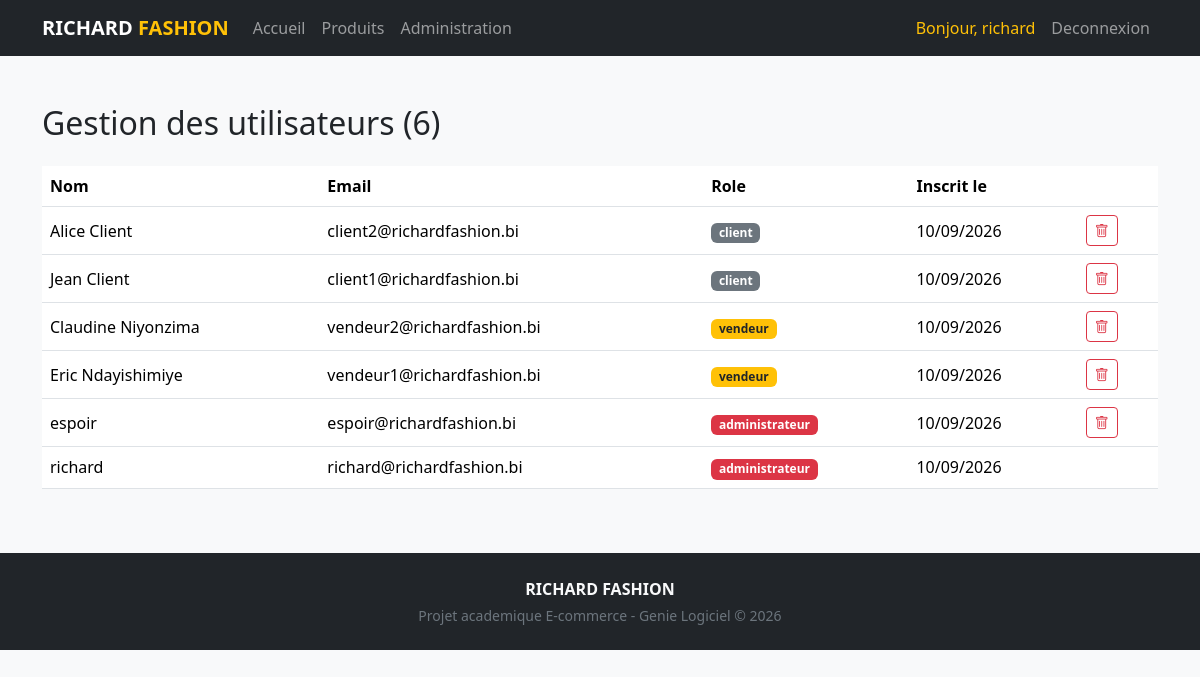
Page /admin/utilisateurs.php (signed in) on the committed database.
### tables this page shows
CREATE TABLE utilisateurs (
    id INT AUTO_INCREMENT PRIMARY KEY,
    nom VARCHAR(100) NOT NULL,
    email VARCHAR(150) NOT NULL UNIQUE,
    mot_de_passe VARCHAR(255) NOT NULL,
    telephone VARCHAR(30),
    adresse VARCHAR(255),
    role ENUM('client','vendeur','administrateur') NOT NULL DEFAULT 'client',
    date_inscription DATETIME DEFAULT CURRENT_TIMESTAMP
);

### includes/auth.php (called while the page is built, shortened)
<?php
function estConnecte(): bool {
    return isset($_SESSION['user_id']);
}
function utilisateurCourant(): ?array {
    return [
        'id'   => $_SESSION['user_id'],
        'nom'  => $_SESSION['user_nom'],
        'role' => $_SESSION['user_role'],
    ];
}

### admin/utilisateurs.php (the view, shortened to what this page needs)
<?php
require_once __DIR__ . '/../includes/auth.php';
$pdo = getConnexion();
$utilisateurs = $pdo->query("SELECT * FROM utilisateurs ORDER BY role, nom")->fetchAll();
require_once __DIR__ . '/../includes/header.php';
?>
<div class="container my-5">
  <h2 class="mb-4">Gestion des utilisateurs (<?= count($utilisateurs) ?>)</h2>
  <div class="table-responsive">
    <table class="table bg-white align-middle">
      <thead><tr><th>Nom</th><th>Email</th><th>Role</th><th>Inscrit le</th><th></th></tr></thead>
      <tbody>
      <?php foreach ($utilisateurs as $u): ?>
        <tr>
          <td><?= htmlspecialchars($u['nom']) ?></td>
          <td><?= htmlspecialchars($u['email']) ?></td>
          <td><span class="badge bg-<?= $u['role']==='administrateur'?'danger':($u['role']==='vendeur'?'warning text-dark':'secondary') ?>"><?= htmlspecialchars($u['role']) ?></span></td>
          <td><?= date('d/m/Y', strtotime($u['date_inscription'])) ?></td>
          <td>
            <?php if ((int)$u['id'] !== $_SESSION['user_id']): ?>
              <form method="POST" onsubmit="return confirm('Supprimer cet utilisateur ?');">
                <button name="supprimer" value="<?= $u['id'] ?>" class="btn btn-sm btn-outline-danger"><i class="bi bi-trash"></i></button>
              </form>
            <?php endif; ?>
          </td>
        </tr>
      <?php endforeach; ?>
      </tbody>
    </table>
  </div>
</div>
<?php require_once __DIR__ . '/../includes/footer.php'; ?>

### includes/header.php (shortened to what this page needs)
<?php
$user = utilisateurCourant();
?>
<!DOCTYPE html>
<html lang="fr">
<head>
<link href="https://cdn.jsdelivr.net/npm/bootstrap@5.3.3/dist/css/bootstrap.min.css" rel="stylesheet">
<link href="https://cdn.jsdelivr.net/npm/bootstrap-icons@1.11.3/font/bootstrap-icons.css" rel="stylesheet">
<link href="assets/css/style.css" rel="stylesheet">
</head>
<body>
<nav class="navbar navbar-expand-lg navbar-dark bg-dark sticky-top">
  <div class="container">
    <a class="navbar-brand fw-bold" href="index.php">RICHARD <span class="text-warning">FASHION</span></a>
    <div class="collapse navbar-collapse" id="nav">
      <ul class="navbar-nav me-auto">
        <li class="nav-item"><a class="nav-link" href="index.php">Accueil</a></li>
        <li class="nav-item"><a class="nav-link" href="index.php#produits">Produits</a></li>
        <?php if ($user && $user['role'] === 'administrateur'): ?>
          <li class="nav-item"><a class="nav-link" href="admin/dashboard.php">Administration</a></li>
        <?php endif; ?>
      </ul>
      <ul class="navbar-nav">
        <?php if ($user): ?>
          <li class="nav-item"><span class="nav-link text-warning">Bonjour, <?= htmlspecialchars($user['nom']) ?></span></li>
          <li class="nav-item"><a class="nav-link" href="logout.php">Deconnexion</a></li>
        <?php else: ?>
          <li class="nav-item"><a class="nav-link" href="login.php">Connexion</a></li>
          <li class="nav-item"><a class="nav-link" href="register.php">Creer un compte</a></li>
        <?php endif; ?>
      </ul>
    </div>
  </div>
</nav>

### assets/css/style.css (style rules this page uses)
body { background-color: #f8f9fa; }

### rows in the picture
utilisateurs: nom "richard", email "richard@richardfashion.bi", role "administrateur", date_inscription "10/09/2026"
utilisateurs: nom "Alice Client", email "client2@richardfashion.bi", role "client", date_inscription "10/09/2026", $u['id'] 6 (drawn)
utilisateurs: nom "Jean Client", email "client1@richardfashion.bi", role "client", date_inscription "10/09/2026", $u['id'] 5 (drawn)
utilisateurs: nom "Claudine Niyonzima", email "vendeur2@richardfashion.bi", role "vendeur", date_inscription "10/09/2026", $u['id'] 4 (drawn)
utilisateurs: nom "Eric Ndayishimiye", email "vendeur1@richardfashion.bi", role "vendeur", date_inscription "10/09/2026", $u['id'] 3 (drawn)
utilisateurs: nom "espoir", email "espoir@richardfashion.bi", role "administrateur", date_inscription "10/09/2026", $u['id'] 2 (drawn)

### other values in the picture
count($utilisateurs) "6"
